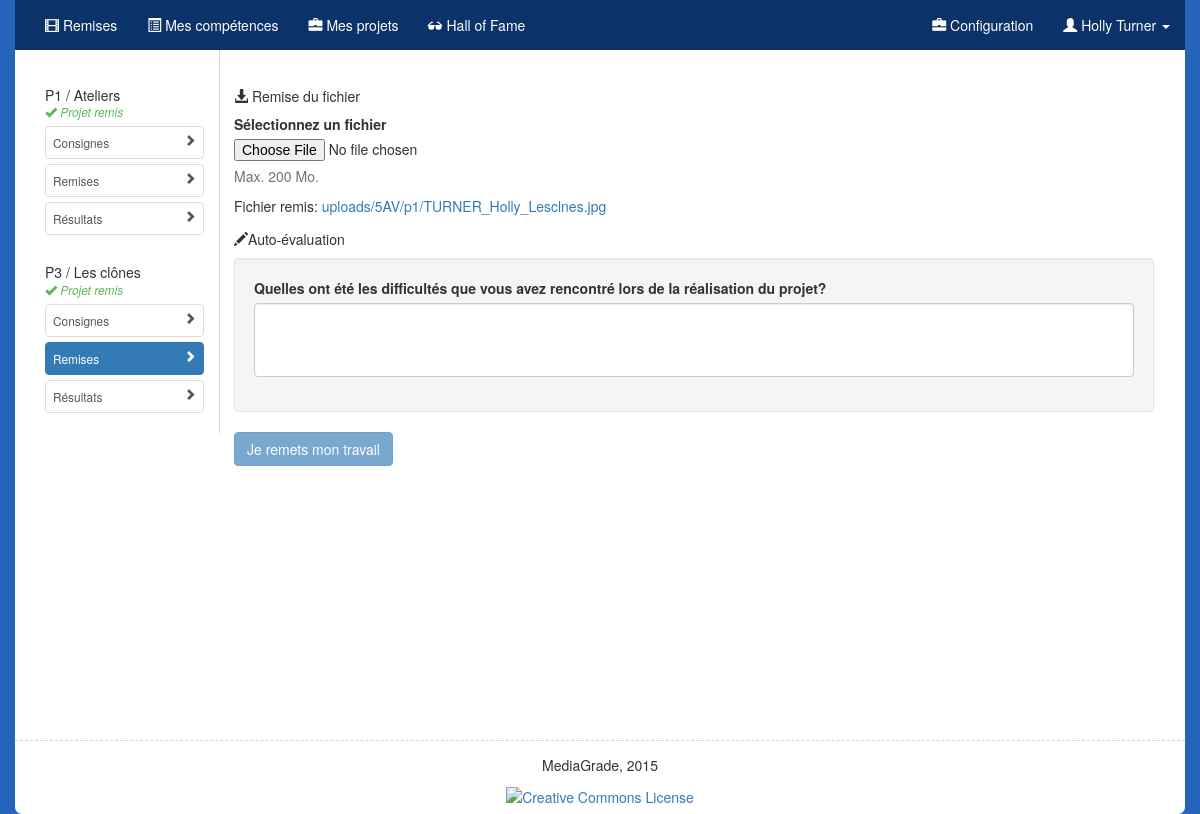
/?submit=18 (signed in), run on the app's committed database.
### tables this page shows
CREATE TABLE IF NOT EXISTS `users` (
  `id` int(11) NOT NULL AUTO_INCREMENT,
  `username` varchar(20) NOT NULL,
  `email` tinytext NOT NULL,
  `hash` varchar(255) NOT NULL,
  `name` varchar(20) NOT NULL,
  `last_name` varchar(20) NOT NULL,
  `class` varchar(5) NOT NULL,
  `is_staff` tinyint(1) NOT NULL,
  PRIMARY KEY (`username`),
  KEY `id` (`id`)
);

CREATE TABLE IF NOT EXISTS `submitted` (
  `id` int(11) NOT NULL AUTO_INCREMENT,
  `user_id` int(11) NOT NULL,
  `file_path` text NOT NULL,
  `file_name` text NOT NULL,
  `answers` varchar(8000) NOT NULL,
  `project_id` int(11) NOT NULL,
  UNIQUE KEY `id` (`id`),
  KEY `id_2` (`id`)
);

CREATE TABLE IF NOT EXISTS `projects` (
  `project_id` int(11) NOT NULL AUTO_INCREMENT,
  `periode` tinyint(4) NOT NULL,
  `instructions` varchar(8000) NOT NULL,
  `deadline` date NOT NULL,
  `project_name` text NOT NULL,
  `class` text NOT NULL,
  `assessment_id` text NOT NULL,
  `auto_assessment_id` text NOT NULL,
  `assessment_type` text NOT NULL,
  `skill_id` tinytext NOT NULL,
  `extension` text NOT NULL,
  `is_activated` tinyint(1) NOT NULL DEFAULT '1',
  PRIMARY KEY (`project_id`),
  KEY `id` (`project_id`)
);

CREATE TABLE IF NOT EXISTS `auto_assesment` (
  `id` int(11) NOT NULL AUTO_INCREMENT,
  `question` varchar(8000) NOT NULL,
  PRIMARY KEY (`id`),
  KEY `id` (`id`)
);

### includes/langs/be_FR.php (called while the page is built, shortened)
<?php
$lang = array();
$lang['LANG'] = "fr";
$lang['FORGOT_PASS'] = "J'ai oublié mon mot de passe";
$lang['LOGIN'] = "S'identifier";
$lang['USERNAME'] = "Nom d'utilisateur";
$lang['NAME'] = "Prénom";
$lang['LAST_NAME'] = "Nom";
$lang['PASSWORD'] = "Mot de passe";
$lang['CONFIRM_PASSWORD'] = "Confirmez le mot de passe";
$lang['PASSWORD_MISMATCH'] = "Les mots de passe ne correspondent pas";
$lang['EMAIL'] = "Courriel";
$lang['TEACHER'] = "Professeur";
$lang['BACK'] = "Retour";
$lang['MY_PROFILE'] = "Mon profil";
$lang['CHANGE_PASS'] = "Changer de mot de passe";
$lang['ACTUAL_PASS'] = "Mot de passe actuel";
$lang['NEW_PASS'] = "Nouveau mot de passe";
$lang['CONFIRM_PASS'] = "Confirmez le mot de passe";
$lang['MODIFY'] = "Modifier";
$lang['MY_MAIL'] = "Mon adresse courriel";
$lang['SORRY'] = "Désolé!";
$lang['PROVIDE_PASSWORD'] = "Merci de fournir un mot de passe.";
$lang['ALL_FIELDS_REQUIRED'] = "Tous les champs sont obligatoires!";
$lang['PROVIDE_EMAIL'] = "Courriel non valide";
$lang['SAFE_PASSWORD'] = "Votre mot de passe doit contenir au moins 8 caractères, dont 1 en majuscule et 1 chiffre.";
$lang['ALREADY_USER'] = "Courriel ou nom d'utilisateur déjà utilisé";
$lang['USER_EXPLOIT'] = "\"Touche pas à ça, p'tit con!\"";
$lang['USER_INCLUSION_EXPLOIT'] = "Tentative de RFI détectée...";
$lang['NO_INSTRUCTIONS'] = "Désolé, les consignes ne sont pas (encore) disponibles.";
$lang['MAX_SIZE_REACHED'] = "Taille de fichier supérieure à 200 Mo. Vérifiez votre exportation.";
$lang['UNEXPECTED_FILE_TYPE'] = "Format de fichier inattendu.";
$lang['DIR_CREATION_ERROR'] = "Erreur lors de la création du répertoire.";
$lang['NO_FILE'] = "Choisissez un fichier!";
$lang['SELECT_FILE'] = "Sélectionnez un fichier";
$lang['REQUIRED_ANSWER'] = "Réponse requise!";
$lang['REQUIRED_ANSWER'] = "Réponse requise!";
$lang['INVALID_USER_PASS'] = "Nom d'utilisateur ou mot de passe invalide.";
$lang['GRADES'] = "Évaluations";
$lang['RESULTS'] = "Résultats";
$lang['INSTRUCTIONS'] = "Consignes";
$lang['SUBMIT'] = "Remises";
$lang['SKILLS'] = "Compétences";
$lang['ACCOUNT'] = "Compte";
$lang['GALLERY'] = "Hall of Fame";
$lang['MY_GALLERY'] = "Mes projets";
$lang['GRADE_BOOK'] = "Mes compétences";
$lang['LOGOUT'] = "Déconnection";
$lang['MANAGE_PROJECTS'] = "Gérer les projets";
$lang['RATE'] = "Corriger";
$lang['CONFIG'] = "Configuration";
$lang['NEW_PROJECT'] = "Nouveau projet";
$lang['NO_PDF_READER'] = "<p>It appears your Web browser is not configured to display PDF files.
                            No worries, just <a href='123.pdf'>click here to download the PDF file.</a></p>";
$lang['SUBMIT_FILE'] = "Remise du fichier";
$lang['SELF_ASSESSMENT'] = "Auto-évaluation";
$lang['SUBMIT_WORK'] = "Je remets mon travail";
$lang['DISACTIVATE_PROJECT'] = "Désactiver le projet";
$lang['ACTIVATE_PROJECT'] = "Activer le projet";
$lang['SUBMITTED_FILE'] = "Fichier remis:";
$lang['NOT_GRADED_YET'] = "<p>Votre travail n'a pas encore été évalué.</p>";
$lang['PERCENT'] = "Pourcentage";
?>

### templates/projects.php (the view)
<aside id="projects" class="col-md-2 bs-docs-sidebar">
<?php foreach ($projects as $project):?>
    <nav>
        <ul class="list-group small nav nav-stacked">
                <li><h5 style="margin-bottom:0"><?= "P" . $project["periode"] . " / " . $project["project_name"]?></h5>
                    <?= (!empty($project["user_id"]) ? '<span class="glyphicon glyphicon-ok" style="color:#5cb85c;"></span> <em  style="color:#5cb85c;">' . 'Projet remis</em>' : '<em>' . 'Deadline: ' . $project["deadline"] . '</em>') ?>
                </li>
                <li>
                        <ul>
                            <li><a class="list-group-item <?php if(isset($_GET["project"])) {if($_GET["project"] == $project["project_id"]){echo("active");}};?>" href="?project=<?= $project["project_id"]?>"><span class="glyphicon glyphicon-chevron-right pull-right"></span><?=$lang['INSTRUCTIONS']?></a></li>
                            <li> <a class="list-group-item <?php if(isset($_GET["submit"]))   {if($_GET["submit"] == $project["project_id"]){echo("active");}};?>"  href="?submit=<?= $project["project_id"]?>"><span class="glyphicon glyphicon-chevron-right pull-right"></span><?=$lang['SUBMIT']?></a></li>
                            <li><a class="list-group-item <?php if(isset($_GET["results"])) {if($_GET["results"] == $project["project_id"]){echo("active");}};?>"  href="?results=<?= $project["project_id"]?>"><span class="glyphicon glyphicon-chevron-right pull-right"></span><?=$lang['RESULTS']?></a></li>
                        </ul>
                </li>
        </ul>
    </nav>
<?php endforeach?>
</aside>

### templates/menu.php (shortened to what this page needs)
<nav class="navbar navbar-default navbar-fixed-top" id="menu">
    <div class="container" <?= ($_SESSION["admin"] ? 'style="background-color:#482084;"' : '') ?>>
         <div id="navbar" class="navbar-collapse collapse">
            <ul class="nav navbar-nav">
            <?php if($_SESSION["admin"]):?>
                 <li><a href="admin.php"><span class="glyphicon glyphicon-film"></span> <?=$lang['MANAGE_PROJECTS']?> </a></li>
                 <li><a href="rating.php"><span class="glyphicon glyphicon-list-alt"></span> <?=$lang['RATE']?></a></li>
                 <li>
                     <a href="#" class="dropdown-toggle" data-toggle="dropdown"><span class="glyphicon glyphicon-th-list"></span>  <?=$lang['RESULTS']?>  <span class="caret"></span></a>
                     <ul class="dropdown-menu dropdown-menu">
                         <?php foreach($classes as $class): ?>
                         <li><a href="admin.php?results=<?= trim($class["class"], " ") ?>"><?= $class["class"] ?></a></li>
                         <?php endforeach ?>
                     </ul>
                 </li>
            <?php else: ?>
                 <li><a href="index.php"><span class="glyphicon glyphicon-film"></span> <?=$lang['SUBMIT']?></a></li>
                 <li><a href="gradebook.php"><span class="glyphicon glyphicon-list-alt"></span> <?=$lang['GRADE_BOOK']?></a></li>
                 <li><a href="gallery.php?my"><span class="glyphicon glyphicon-briefcase"></span> <?=$lang['MY_GALLERY']?></a></li>
            <?php endif ?>
                 <li><a href="gallery.php"><span class="glyphicon glyphicon-sunglasses"></span> <?=$lang['GALLERY']?></a></li>
            </ul>
            <ul class="nav navbar-nav navbar-right">
                 <li><a href="config.php"><span class="glyphicon glyphicon-briefcase"></span> <?=$lang['CONFIG']?></a></li>
                 <li class="dropdown">
                     <a href="#" class="dropdown-toggle" data-toggle="dropdown"><span class="glyphicon glyphicon-user"></span> <?= $username[0]["name"] . " " . $username[0]["last_name"] ?> <span class="caret"></span></a>
                 </li>
            </ul>
         </div>
     </div>
</nav>

### templates/submit.php (shortened to what this page needs)
<main class="col-md-10">
     <form action="index.php" role="form" enctype="multipart/form-data" method="post" data-toggle="validator">
         <div class="form-group">
  <?php if (!empty($extension)):?>
             <h5><span class="glyphicon glyphicon-download-alt"></span> <?= $lang['SUBMIT_FILE'] ?></h5>
             <label for="inputfile"><?= $lang['SELECT_FILE'] ?></label>
             <input id="inputfile" name="submitted_file" data-error="<?= $lang['NO_FILE'] ?>"  type="file" required>
             <p class="help-block with-errors">Max. 200 Mo.</p>
             <?= (empty($project_data["file_name"]) ?  '' : '<p>' . $lang['SUBMITTED_FILE'] . ' <a href="' . $project_data["file_path"] . $project_data["file_name"] . '">' . $project_data["file_path"] . $project_data["file_name"] . '</a></p>') ?>
  <?php endif ?>
         </div>
    <?php if(isset($questions)): ?>
         <h5><span class="glyphicon glyphicon-pencil"></span><?= $lang['SELF_ASSESSMENT'] ?></h5>
         <div class="well">
            <?php foreach($questions as $question): ?>
            <div class="form-group">
                <label><?= $question["question"] ?></label>
                <textarea name="auto_assessment_<?= $question["id"] ?>" class="form-control" rows="3"  data-error="<?= $lang['REQUIRED_ANSWER'] ?>"  required></textarea>
                <span class="glyphicon form-control-feedback" aria-hidden="true"></span>
            </div>
            <?php endforeach ?>
         </div>
    <?php endif ?>
        <button type="submit" class="btn btn-primary"><?= $lang['SUBMIT_WORK'] ?></button>
     </form>
 </main>

### public/css/styles.css (style rules this page uses)
.container { background: white; -webkit-border-radius: 0 0 7px 7px; -moz-border-radius: 0 0 7px 7px; border-radius: 0 0 7px 7px; }
.list-group-item { margin: 5px 0; padding: 7px; }
.navbar-default { -moz-box-shadow: none; -webkit-box-shadow: none; background-color: transparent; background-image: none; border: none; box-shadow: none; }
.navbar-default .navbar-nav>li>a { color: #FFF }
main { padding-bottom:5em; }
aside { padding-top:2em; border-right: lightgray solid 1px; margin-right:-1px; }
aside ul { padding-left: 0 }
aside ul li { list-style-type: none }
body { background-color: #2664BB; padding-top: 50px; }
main { padding-bottom: 2em; padding-top: 0; }
main .row:first-child, main form:first-child { padding-top:2em; }
nav .container { padding-bottom: 0; background-color: #0B3269; // background-image: url('../img/banner_av.jpg'); -webkit-border-radius: 0px; -moz-border-radius: 0px; border-radius: 0px; }
textarea { resize: none; width:400px; }
.bs-docs-sidebar { // height: 100vh; }

### public/css/sticky-footer.css (style rules this page uses)
html, body { height: 100%; }
.container { min-height: 100%; height: auto !important; height: 100%; margin: 0 auto -60px; padding-bottom: 60px; }

### data on the page
users: name "Holly", last_name "Turner"
submitted: project.periode "1", project.project_name "Ateliers", shows "Projet remis"
submitted: project.periode "3", project.project_name "Les clônes", shows "Projet remis", file_path "uploads/5AV/p1/", file_name "TURNER_Holly_Lesclnes.jpg"
auto_assesment: question "Quelles ont été les difficultés que vous avez rencontré lors de la réalisation du projet?"

### other printed values
$lang['SUBMIT'] "Remises"
$lang['GRADE_BOOK'] "Mes compétences"
$lang['MY_GALLERY'] "Mes projets"
$lang['GALLERY'] "Hall of Fame"
$lang['CONFIG'] "Configuration"
$lang['SUBMIT_FILE'] "Remise du fichier"
$lang['SELECT_FILE'] "Sélectionnez un fichier"
$lang['SUBMITTED_FILE'] "Fichier remis:"
$lang['SELF_ASSESSMENT'] "Auto-évaluation"
$lang['SUBMIT_WORK'] "Je remets mon travail"
